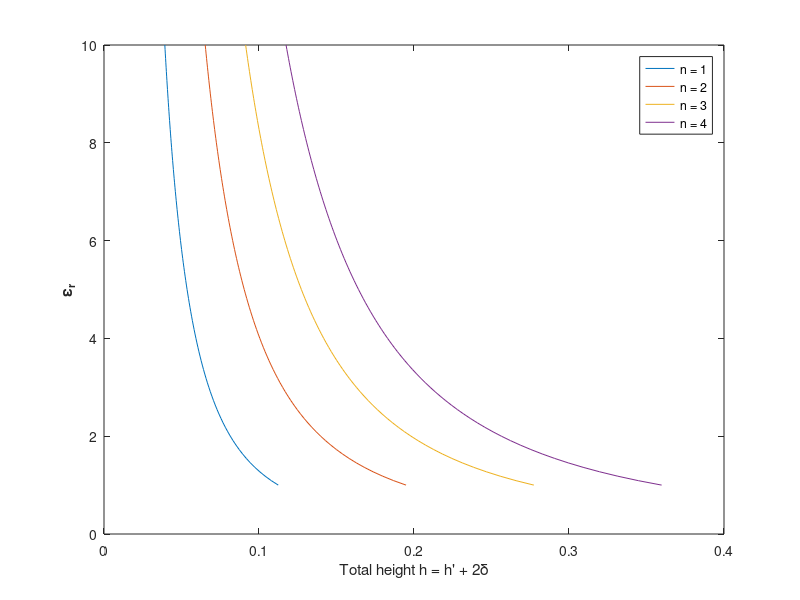

Write the MATLAB code that produced this figure.
clear all
close all
%% Eqs
% k0*(n/N)*sin(theta)+(n*2*pi)/N = k0*sqrt(eps_r(n))*h_p

%%  CONSTANTS
eps_0 = 8.85*10^(-12); %permittivity
eps_air = 1.0006;
mu_0 = 1; %permeability
c = 299792458;
f = 10e9;
lam0 = c/f;
k0 = (2*pi)/lam0;
N = 4;
er = linspace(1,10,100);
er = er';
m_max = 10;
n = 1:4;


%% setting up vectors
er_mat = repmat( er, size(n));
n_mat = repmat(n, 100, 1);

h.m = struct('v',{});
for m = 1:10
    h.m{m} = (k0*(lam0/2)*er_mat.^(1/4)+k0*(lam0*n_mat)/4+(2*pi.*n_mat*m)/N + pi)./(k0*sqrt(er_mat));
end

%% Plots visualizing h vs er_n at various multiples of m

figure
plot(h.m{10}, er_mat)
legend('n = 1','n = 2','n = 3','n = 4')
xlabel('Total height h = h'' + 2\delta')
ylabel('\bf\epsilon_r')
er_n = [9.727, 6.182, 3.364, 1.273];
%% Calculate structure height
% h_p = h + 2*delt
for ii = n
    delt(ii) = lam0/(2*er_n(ii)^(1/4));
end
h_p = .06*ones(1,4) - 2.*(delt);


%% Other way
% 
% for ii = n
%     er_a(ii) = (((ii*pi)/(4*lam0)-(2*pi*4*ii)/4+pi)./(k0.*.039)).^2;
% end
